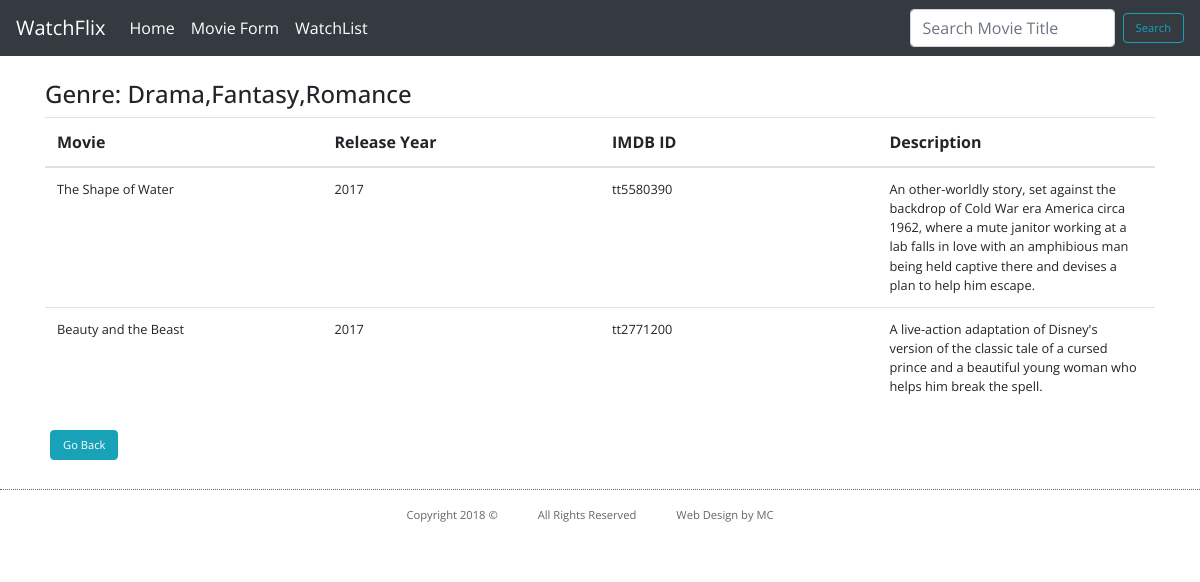
/relatedMovies.php?movieId=153, run on the app's committed database.
### tables this page shows
CREATE TABLE `MOVIE` (
  `movieId` int(11) NOT NULL,
  `title` varchar(255) NOT NULL,
  `description` varchar(10000) DEFAULT NULL,
  `genreId` int(11) DEFAULT NULL,
  `releaseYear` int(11) DEFAULT NULL,
  `imdbId` varchar(10) DEFAULT NULL
);

### model/Movie.php (called while the page is built, shortened)
<?php
class Movie {
    public static function genres_per_movie($movieId) {
        $db = Database::getDB();
        $queryMovies= 'SELECT mg.movieId, g.genreId, genreName
                       FROM MOVIE_GENRE mg
                       INNER JOIN GENRE g on g.genreId = mg.genreId
                       WHERE mg.movieId = :movieId';
        $statement= $db->prepare($queryMovies);
        $statement->bindValue(':movieId', $movieId);
        $statement->execute();
        $genresPerMovie = $statement->fetchAll();
        return $genresPerMovie;
    }
    public static function movies_by_genre($movieId) {
        $db = Database::getDB();
        $queryAllMoviesByGenre = "SELECT DISTINCT m.movieId, title, description, releaseYear, imdbId
                                  FROM MOVIE m
                                  LEFT JOIN MOVIE_GENRE mg on mg.movieId = m.movieId
                                  WHERE mg.genreId in (select genreId from MOVIE_GENRE where movieId = :movieId)";
        $statement= $db->prepare($queryAllMoviesByGenre);
        $statement->bindValue(':movieId', $movieId);
        $statement->execute();
        $moviesByGenre = $statement->fetchAll();
        return $moviesByGenre;
    }
}
?>

### relatedMovies.php (the view, shortened to what this page needs)
<?php
require('model/Movie.php');
$movieId = $_GET['movieId'];
$moviesByGenre = Movie::movies_by_genre($movieId);
?>
<h3>
    Genre:
    <?php
    $genresPerMovie = Movie::genres_per_movie($movieId);
    foreach ($genresPerMovie as $genre) :
        $strGenres .= $genre['genreName'] . ',';
    endforeach;
    $strGenres = rtrim($strGenres, ',');
    echo $strGenres;
    ?>
</h3>
    <table class="table table-hover">
        <thead>
        <tr>
            <th>Movie</th>
            <th>Release Year</th>
            <th>IMDB ID</th>
            <th>Description</th>
        </tr>
        </thead>
        <tbody>
        <?php foreach ($moviesByGenre as $movie) : ?>
            <tr>
                <td><?php echo $movie['title']; ?> </td>
                <td><?php echo $movie['releaseYear']; ?></td>
                <td><?php echo $movie['imdbId']; ?></td>
                <td><?php echo $movie['description']; ?></td>
            </tr>
        <?php endforeach; ?>
        </tbody>
    </table>
    <button type="submit" class="btn btn-info btn-rounded" onclick="window.history.back();" > Go Back </button>
    <br> <br>

### css/styles.css (style rules this page uses)
* { padding:0; margin:0; }
.container { margin-top: 80px; }
html { font-family: 'Open Sans', sans-serif; }
body { font-family: 'Open Sans', sans-serif; }
table tr th { width: 16.67%; }
.table td { font-size: .80rem; }
footer { margin: 0px auto; height:65px; border-top: 1px dotted #666; clear:both; line-height:50px; text-align: center; width: 100%; overflow: hidden; }
footer ul li { float:left; list-style-type:none; margin: 0 30px 0 10px; color: #666; font-size:.7em; position: relative; display: block; right: 50%; }
footer ul { list-style: none; position: relative; float: left; display: block; left: 50%; }
h3 { font-size: 1.50rem; }
.btn { font-size: .7rem; }
.btn-info { margin: 5px; }

### data on the page
movie: title "The Shape of Water", releaseYear "2017", imdbId "tt5580390", description "An other-worldly story, set against the backdrop of Cold War era America circa 1962, where a mute janitor working at a lab falls in love with an amphibious man being held captive there and devises a plan to help him escape."
movie: title "Beauty and the Beast", releaseYear "2017", imdbId "tt2771200", description "A live-action adaptation of Disney's version of the classic tale of a cursed prince and a beautiful young woman who helps him break the spell."

### other printed values
$strGenres "Drama,Fantasy,Romance"
